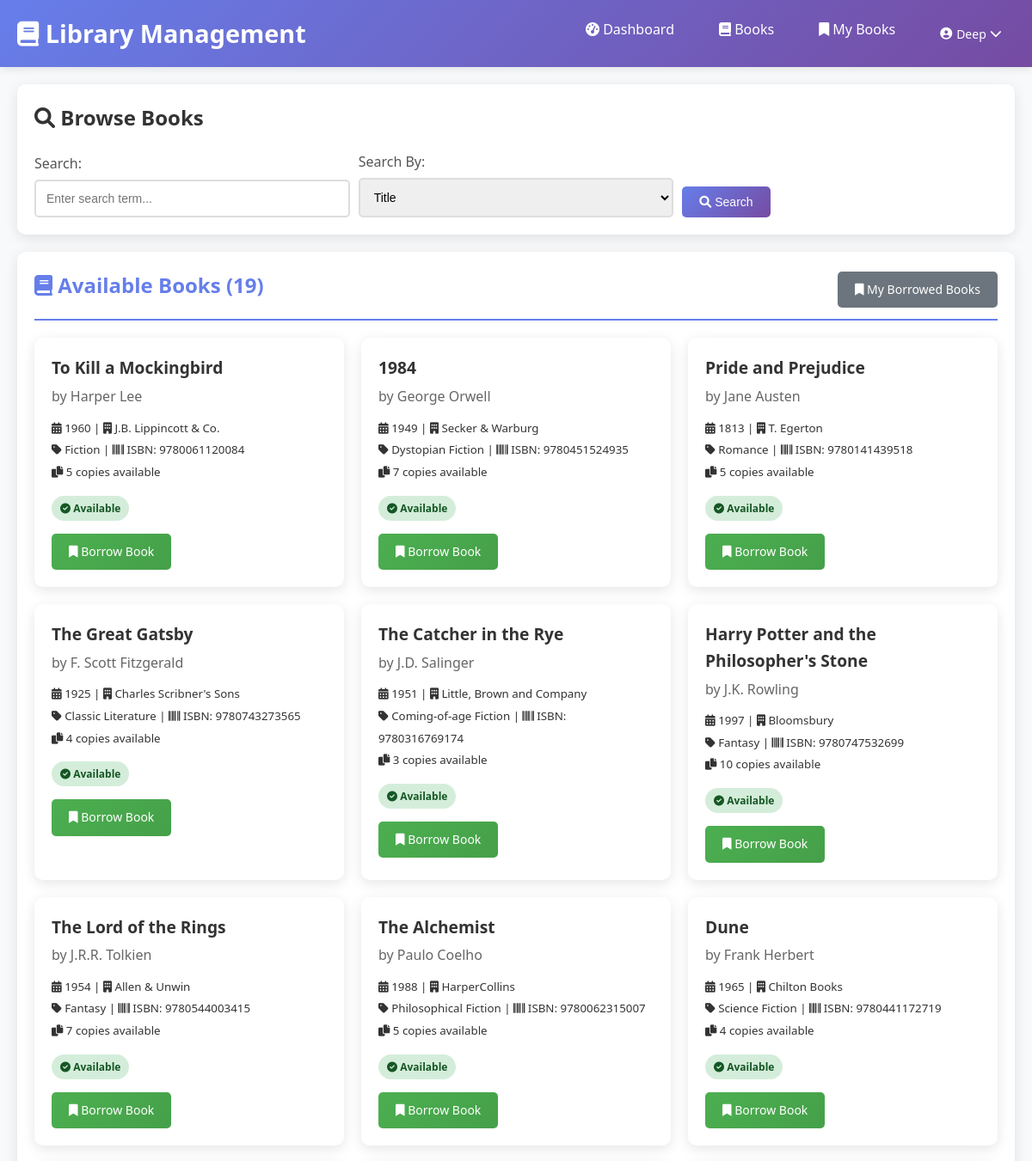
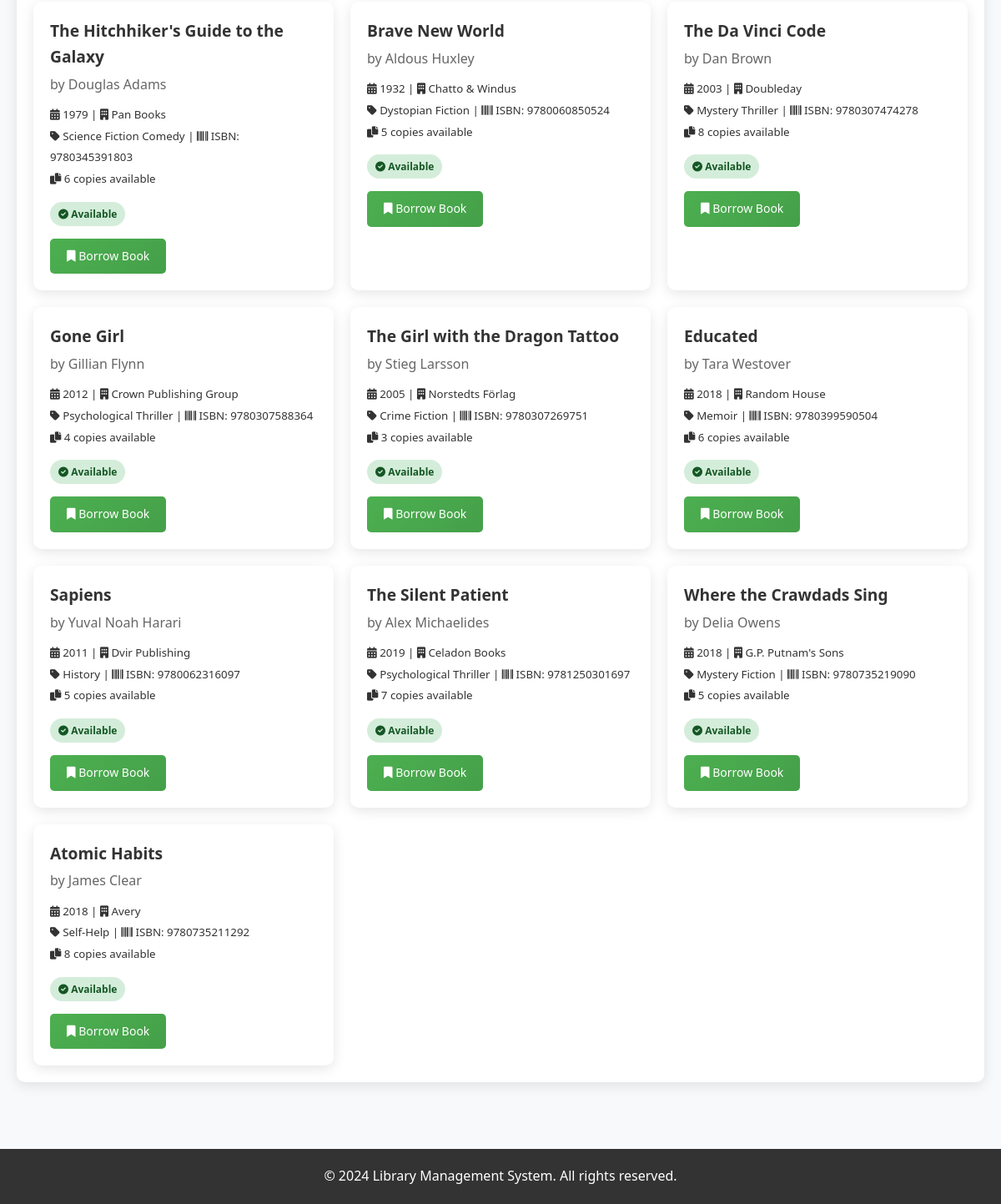
The page /users/books/ (signed in) on the database its author committed (2 pictures, top to bottom).
### users/models.py (models this page shows, shortened)
class Book(models.Model):
    book_title = models.CharField(max_length=200)
    book_author = models.CharField(max_length=100)
    category = models.CharField(max_length=50)
    book_copies = models.IntegerField(default=1)
    publication_year = models.IntegerField()
    publication_name = models.CharField(max_length=100)
    book_isbn = models.CharField(max_length=13, unique=True)
    date_added = models.DateTimeField(default=timezone.now)
    availability_status = models.BooleanField(default=True)

### users/views.py (the view, shortened to what this page needs)
# urls.py: path('books/', views.book_list_view, name='book_list'),
@login_required
def book_list_view(request):
    form = BookSearchForm(request.GET)
    books = Book.objects.all()
    if form.is_valid():
        query = form.cleaned_data.get('query')
        search_by = form.cleaned_data.get('search_by')
    return render(request, 'users/book_list.html', {
        'books': books,
        'form': form
    })

### users/forms.py
class BookSearchForm(forms.Form):
    query = forms.CharField(
        max_length=200,
        required=False,
        widget=forms.TextInput(attrs={'class': 'form-control'})
    )
    search_by = forms.ChoiceField(
        choices=[
            ('title', 'Title'),
            ('author', 'Author'),
            ('year', 'Year'),
        ],
        required=False,
        widget=forms.Select(attrs={'class': 'form-control'})
    )

### templates/users/book_list.html (shortened to what this page needs)
{% extends 'base.html' %}
{% block content %}
<div class="search-container">
    <h2 style="margin-bottom: 20px;">
        <i class="fas fa-search"></i> Browse Books
    </h2>
    <form method="get" class="search-form">
        <div class="form-group">
            <label class="form-label" for="query">Search:</label>
            <input type="text" name="query" id="query" class="form-control"
                   value="{{ form.query.value|default:'' }}" placeholder="Enter search term...">
        </div>
        <div class="form-group">
            <label class="form-label" for="search_by">Search By:</label>
            <select name="search_by" id="search_by" class="form-control">
                <option value="title" {% if form.search_by.value == 'title' %}selected{% endif %}>Title</option>
            </select>
        </div>
        <div class="form-group">
            <button type="submit" class="btn btn-primary">
                <i class="fas fa-search"></i> Search
            </button>
        </div>
    </form>
</div>
<div class="card">
    <div class="card-header d-flex justify-content-between align-items-center">
        <h3 class="card-title">
            <i class="fas fa-book"></i> Available Books ({{ books|length }})
        </h3>
        <a href="{% url 'users:borrowed_books' %}" class="btn btn-secondary">
            <i class="fas fa-bookmark"></i> My Borrowed Books
        </a>
    </div>
    {% if books %}
        <div class="book-grid">
            {% for book in books %}
            <div class="book-card">
                <div class="book-title">{{ book.book_title }}</div>
                <div class="book-author">by {{ book.book_author }}</div>
                <div class="book-details">
                    <small>
                        <i class="fas fa-calendar-alt"></i> {{ book.publication_year }} |
                        <i class="fas fa-building"></i> {{ book.publication_name }}
                    </small><br>
                    <small>
                        <i class="fas fa-tag"></i> {{ book.category }} |
                        <i class="fas fa-barcode"></i> ISBN: {{ book.book_isbn }}
                    </small><br>
                    <small>
                        <i class="fas fa-copy"></i> {{ book.book_copies }} copies available
                    </small>
                </div>
                <div style="margin: 15px 0;">
                    <span class="book-status {% if book.availability_status %}status-available{% else %}status-borrowed{% endif %}">
                        {% if book.availability_status %}
                            <i class="fas fa-check-circle"></i> Available
                        {% else %}
                            <i class="fas fa-times-circle"></i> Not Available
                        {% endif %}
                    </span>
                </div>
                {% if book.availability_status %}
                    <a href="{% url 'users:borrow_book' book.id %}"
                       class="btn btn-success btn-borrow"
                       data-book-title="{{ book.book_title }}">
                        <i class="fas fa-bookmark"></i> Borrow Book
                    </a>
                {% else %}
                    <button class="btn btn-secondary" disabled>
                        <i class="fas fa-ban"></i> Not Available
                    </button>
                {% endif %}
            </div>
            {% endfor %}
        </div>
    {% endif %}
</div>
{% endblock %}

### templates/base.html (shortened to what this page needs)
<!DOCTYPE html>
<html lang="en">
<head>
    {% load static %}
    <link rel="stylesheet" href="{% static 'css/main.css' %}">
    <link rel="stylesheet" href="https://cdnjs.cloudflare.com/ajax/libs/font-awesome/6.0.0/css/all.min.css">
</head>
<body>
    <nav class="navbar">
        <div class="container">
            <a href="{% url 'home' %}" class="navbar-brand">
                <i class="fas fa-book"></i> Library Management
            </a>
            <ul class="navbar-nav">
                {% if user.is_authenticated %}
                    {% if user.is_staff %}
                        <li><a href="{% url 'library_admin:admin_dashboard' %}">
                            <i class="fas fa-tachometer-alt"></i> Admin Dashboard
                        </a></li>
                <li>
                    <form method="post" action="{% url 'users:logout' %}">
                        {% csrf_token %}
                            <button type="submit" style="background: none; border: none; color: white; cursor: pointer; font-size: 14px; padding: 8px 16px; border-radius: 5px; transition: background-color 0.3s;">
                                <i class="fas fa-sign-out-alt"></i> Logout ({{ user.username }})
                            </button>
                    </form>
                </li>
                    {% else %}
                        <li><a href="{% url 'users:dashboard' %}">
                            <i class="fas fa-tachometer-alt"></i> Dashboard
                        </a></li>
                        <li><a href="{% url 'users:book_list' %}">
                            <i class="fas fa-book"></i> Books
                        </a></li>
                        <li><a href="{% url 'users:borrowed_books' %}">
                            <i class="fas fa-bookmark"></i> My Books
                        </a></li>
                        <li class="dropdown">
                            <button class="dropdown-toggle" onclick="toggleDropdown(event, this)">
                                <i class="fas fa-user-circle"></i>
                                {{ user.first_name|default:user.username }}
                                <i class="fas fa-chevron-down"></i>
                            </button>
                        </li>
                    {% endif %}
                {% endif %}
            </ul>
        </div>
    </nav>
    <main class="main-content">
        {% block content %}
        {% endblock %}
    </main>
    <footer class="footer">
        <p>&copy; 2024 Library Management System. All rights reserved.</p>
    </footer>
</body>
</html>

### static/css/main.css (style rules this page uses)
* { margin: 0; padding: 0; box-sizing: border-box; }
body { font-family: 'Segoe UI', Tahoma, Geneva, Verdana, sans-serif; background-color: #f8f9fa; color: #333; line-height: 1.6; }
.navbar { background: linear-gradient(135deg, #667eea 0%, #764ba2 100%); padding: 1rem 0; box-shadow: 0 2px 10px rgba(0,0,0,0.1); }
.navbar .container { max-width: 1200px; margin: 0 auto; display: flex; justify-content: space-between; align-items: center; padding: 0 20px; }
.navbar-brand { color: white; font-size: 1.8rem; font-weight: bold; text-decoration: none; }
.navbar-nav { display: flex; list-style: none; gap: 20px; }
.navbar-nav a { color: white; text-decoration: none; padding: 8px 16px; border-radius: 5px; transition: background-color 0.3s; }
.main-content { max-width: 1200px; margin: 0 auto; padding: 20px; min-height: calc(100vh - 160px); }
.card { background: white; border-radius: 10px; box-shadow: 0 4px 15px rgba(0,0,0,0.1); padding: 20px; margin-bottom: 20px; transition: transform 0.3s; }
.card-header { border-bottom: 2px solid #667eea; padding-bottom: 10px; margin-bottom: 20px; }
.card-title { color: #667eea; font-size: 1.5rem; margin-bottom: 10px; }
.btn { display: inline-block; padding: 10px 20px; border: none; border-radius: 5px; cursor: pointer; text-decoration: none; font-size: 14px; transition: all 0.3s; text-align: center; }
.btn-primary { background: linear-gradient(135deg, #667eea 0%, #764ba2 100%); color: white; }
.btn-success { background: linear-gradient(135deg, #4CAF50 0%, #45a049 100%); color: white; }
.btn-secondary { background: #6c757d; color: white; }
.form-group { margin-bottom: 20px; }
.form-label { display: block; margin-bottom: 5px; font-weight: 500; color: #555; }
.form-control { width: 100%; padding: 12px; border: 2px solid #ddd; border-radius: 5px; font-size: 14px; transition: border-color 0.3s; }
.search-container { background: white; padding: 20px; border-radius: 10px; box-shadow: 0 4px 15px rgba(0,0,0,0.1); margin-bottom: 20px; }
.search-form { display: flex; gap: 10px; align-items: end; }
.search-form .form-group { margin-bottom: 0; flex: 1; }
.book-grid { display: grid; grid-template-columns: repeat(auto-fit, minmax(300px, 1fr)); gap: 20px; }
.book-card { background: white; border-radius: 10px; box-shadow: 0 4px 15px rgba(0,0,0,0.1); padding: 20px; transition: transform 0.3s; }
.book-title { font-size: 1.2rem; font-weight: bold; color: #333; margin-bottom: 5px; }
.book-author { color: #666; margin-bottom: 10px; }
.book-details { margin-bottom: 15px; }
.book-status { display: inline-block; padding: 5px 10px; border-radius: 20px; font-size: 12px; font-weight: bold; }
.status-available { background: #d4edda; color: #155724; }
.footer { background: #333; color: white; text-align: center; padding: 20px 0; margin-top: 40px; }
.d-flex { display: flex; }
.justify-content-between { justify-content: space-between; }
.align-items-center { align-items: center; }

### templates/base.html (style rules this page uses)
.dropdown { position: relative; display: inline-block; }
.dropdown-toggle { background: none !important; border: none !important; color: white !important; cursor: pointer !important; font-size: 14px !important; padding: 8px 16px !important; border-radius: 5px !important; transition: background-color 0.3s !important; display: inline-flex !important; align-items: center !important; gap: 5px !important; font-family: inherit !important; }

### rows shown on the page
Book: book_title "To Kill a Mockingbird", book_author "Harper Lee", publication_year "1960", publication_name "J.B. Lippincott & Co.", category "Fiction", book_isbn "9780061120084", book_copies "5", availability_status True (drawn)
Book: book_title "1984", book_author "George Orwell", publication_year "1949", publication_name "Secker & Warburg", category "Dystopian Fiction", book_isbn "9780451524935", book_copies "7", availability_status True (drawn)
Book: book_title "Pride and Prejudice", book_author "Jane Austen", publication_year "1813", publication_name "T. Egerton", category "Romance", book_isbn "9780141439518", book_copies "5", availability_status True (drawn)
Book: book_title "The Great Gatsby", book_author "F. Scott Fitzgerald", publication_year "1925", publication_name "Charles Scribner's Sons", category "Classic Literature", book_isbn "9780743273565", book_copies "4", availability_status True (drawn)
Book: book_title "The Catcher in the Rye", book_author "J.D. Salinger", publication_year "1951", publication_name "Little, Brown and Company", category "Coming-of-age Fiction", book_isbn "9780316769174", book_copies "3", availability_status True (drawn)
Book: book_title "Harry Potter and the Philosopher's Stone", book_author "J.K. Rowling", publication_year "1997", publication_name "Bloomsbury", category "Fantasy", book_isbn "9780747532699", book_copies "10", availability_status True (drawn)
Book: book_title "The Lord of the Rings", book_author "J.R.R. Tolkien", publication_year "1954", publication_name "Allen & Unwin", category "Fantasy", book_isbn "9780544003415", book_copies "7", availability_status True (drawn)
Book: book_title "The Alchemist", book_author "Paulo Coelho", publication_year "1988", publication_name "HarperCollins", category "Philosophical Fiction", book_isbn "9780062315007", book_copies "5", availability_status True (drawn)
Book: book_title "Dune", book_author "Frank Herbert", publication_year "1965", publication_name "Chilton Books", category "Science Fiction", book_isbn "9780441172719", book_copies "4", availability_status True (drawn)
Book: book_title "The Hitchhiker's Guide to the Galaxy", book_author "Douglas Adams", publication_year "1979", publication_name "Pan Books", category "Science Fiction Comedy", book_isbn "9780345391803", book_copies "6", availability_status True (drawn)
Book: book_title "Brave New World", book_author "Aldous Huxley", publication_year "1932", publication_name "Chatto & Windus", category "Dystopian Fiction", book_isbn "9780060850524", book_copies "5", availability_status True (drawn)
Book: book_title "The Da Vinci Code", book_author "Dan Brown", publication_year "2003", publication_name "Doubleday", category "Mystery Thriller", book_isbn "9780307474278", book_copies "8", availability_status True (drawn)
Book: book_title "Gone Girl", book_author "Gillian Flynn", publication_year "2012", publication_name "Crown Publishing Group", category "Psychological Thriller", book_isbn "9780307588364", book_copies "4", availability_status True (drawn)
Book: book_title "The Girl with the Dragon Tattoo", book_author "Stieg Larsson", publication_year "2005", publication_name "Norstedts Förlag", category "Crime Fiction", book_isbn "9780307269751", book_copies "3", availability_status True (drawn)
Book: book_title "Educated", book_author "Tara Westover", publication_year "2018", publication_name "Random House", category "Memoir", book_isbn "9780399590504", book_copies "6", availability_status True (drawn)
Book: book_title "Sapiens", book_author "Yuval Noah Harari", publication_year "2011", publication_name "Dvir Publishing", category "History", book_isbn "9780062316097", book_copies "5", availability_status True (drawn)
Book: book_title "The Silent Patient", book_author "Alex Michaelides", publication_year "2019", publication_name "Celadon Books", category "Psychological Thriller", book_isbn "9781250301697", book_copies "7", availability_status True (drawn)
Book: book_title "Where the Crawdads Sing", book_author "Delia Owens", publication_year "2018", publication_name "G.P. Putnam's Sons", category "Mystery Fiction", book_isbn "9780735219090", book_copies "5", availability_status True (drawn)
Book: book_title "Atomic Habits", book_author "James Clear", publication_year "2018", publication_name "Avery", category "Self-Help", book_isbn "9780735211292", book_copies "8", availability_status True (drawn)

### other values the page prints
{{ user.first_name|default:user.username }} "Deep"
{{ books|length }} "19"
